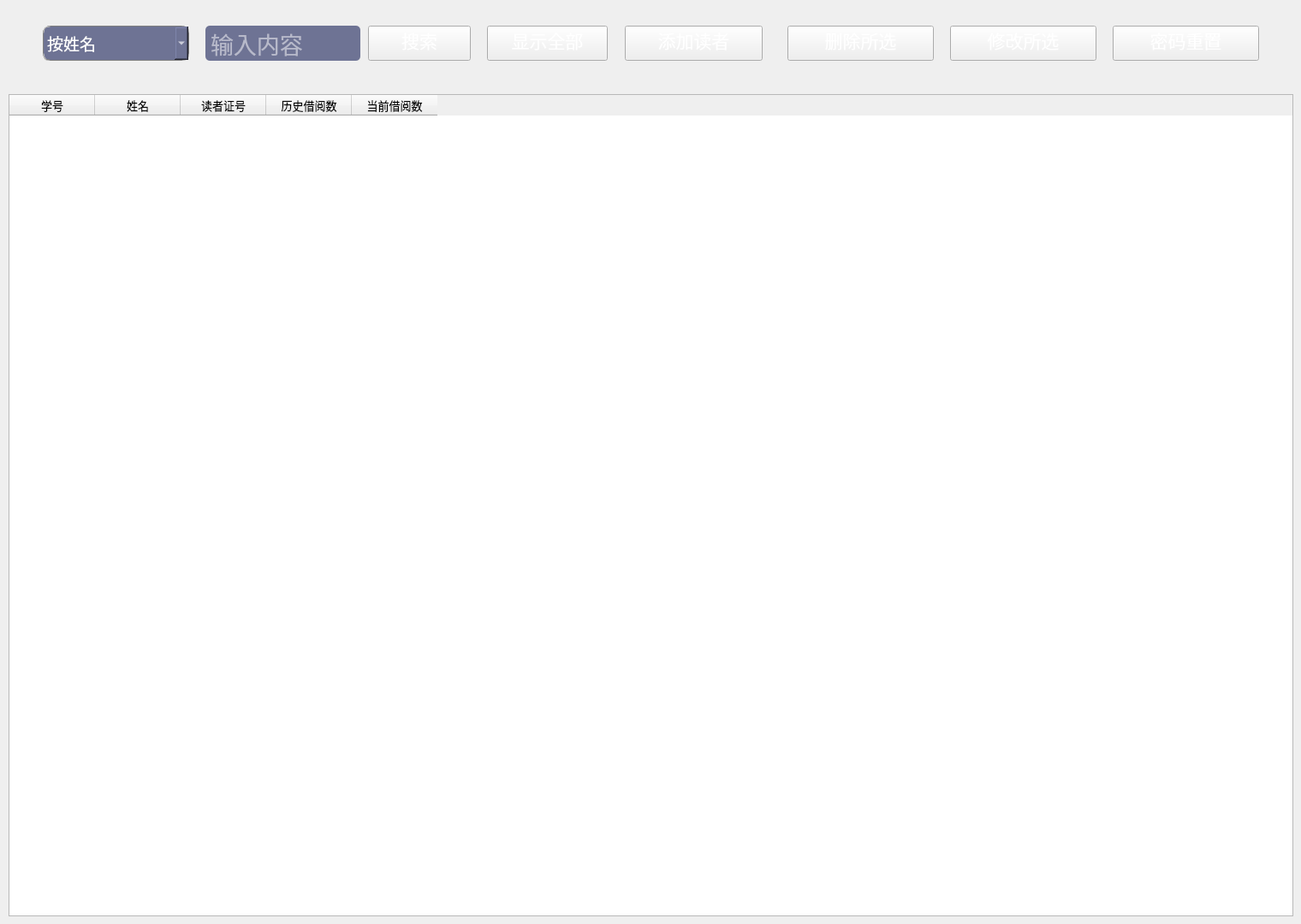
<?xml version="1.0" encoding="UTF-8"?>
<ui version="4.0">
 <class>ReaderM</class>
 <widget class="QWidget" name="ReaderM">
  <property name="geometry">
   <rect>
    <x>0</x>
    <y>0</y>
    <width>1520</width>
    <height>1080</height>
   </rect>
  </property>
  <property name="windowTitle">
   <string>Form</string>
  </property>
  <widget class="QPushButton" name="button_all">
   <property name="geometry">
    <rect>
     <x>569</x>
     <y>30</y>
     <width>141</width>
     <height>41</height>
    </rect>
   </property>
   <property name="font">
    <font>
     <family>楷体</family>
     <pointsize>16</pointsize>
     <weight>50</weight>
     <italic>false</italic>
     <bold>false</bold>
    </font>
   </property>
   <property name="styleSheet">
    <string notr="true">QPushButton{
font: 16pt &quot;楷体&quot;;
border-image: url(:/image/image/anniu.png);
	color: rgb(255, 255, 255);
    padding-top:-8px;
}
 
QPushButton:hover{
font: 16pt &quot;楷体&quot;;
border-image: url(:/image/image/anniu2.png);
color: rgb(255, 255, 255);
padding-top:-8px;
}
QPushButton:pressed{
font: 16pt &quot;楷体&quot;;
border-image: url(:/image/image/anniu2.png);
color: rgb(255, 255, 255);
padding-top:-8px;
}</string>
   </property>
   <property name="text">
    <string>显示全部</string>
   </property>
  </widget>
  <widget class="QPushButton" name="button_search">
   <property name="geometry">
    <rect>
     <x>430</x>
     <y>30</y>
     <width>120</width>
     <height>41</height>
    </rect>
   </property>
   <property name="font">
    <font>
     <family>楷体</family>
     <pointsize>16</pointsize>
     <weight>50</weight>
     <italic>false</italic>
     <bold>false</bold>
    </font>
   </property>
   <property name="styleSheet">
    <string notr="true">QPushButton{
font: 16pt &quot;楷体&quot;;
border-image: url(:/image/image/anniu.png);
	color: rgb(255, 255, 255);
    padding-top:-8px;
}
 
QPushButton:hover{
font: 16pt &quot;楷体&quot;;
border-image: url(:/image/image/anniu2.png);
color: rgb(255, 255, 255);
padding-top:-8px;
}
QPushButton:pressed{
font: 16pt &quot;楷体&quot;;
border-image: url(:/image/image/anniu2.png);
color: rgb(255, 255, 255);
padding-top:-8px;
}</string>
   </property>
   <property name="text">
    <string>搜索</string>
   </property>
  </widget>
  <widget class="QLineEdit" name="searchle">
   <property name="geometry">
    <rect>
     <x>240</x>
     <y>30</y>
     <width>181</width>
     <height>41</height>
    </rect>
   </property>
   <property name="font">
    <font>
     <family>楷体</family>
     <pointsize>20</pointsize>
     <weight>50</weight>
     <italic>false</italic>
     <bold>false</bold>
    </font>
   </property>
   <property name="acceptDrops">
    <bool>false</bool>
   </property>
   <property name="styleSheet">
    <string notr="true">font: 20pt &quot;楷体&quot;;
border-radius:5px;
color: rgb(255, 255, 255);
padding:2px 4px;
background-color:rgb(110,115,148);</string>
   </property>
   <property name="maxLength">
    <number>16</number>
   </property>
   <property name="placeholderText">
    <string>输入内容</string>
   </property>
   <property name="clearButtonEnabled">
    <bool>true</bool>
   </property>
  </widget>
  <widget class="QComboBox" name="searchbox">
   <property name="geometry">
    <rect>
     <x>50</x>
     <y>30</y>
     <width>171</width>
     <height>41</height>
    </rect>
   </property>
   <property name="font">
    <font>
     <family>楷体</family>
     <pointsize>14</pointsize>
     <weight>50</weight>
     <italic>false</italic>
     <bold>false</bold>
    </font>
   </property>
   <property name="acceptDrops">
    <bool>false</bool>
   </property>
   <property name="styleSheet">
    <string notr="true">font: 14pt &quot;楷体&quot;;
border:1px groove gray;
border-radius:8px;
padding:2px 4px;
color: rgb(255, 255, 255);
background-color: rgb(110,115,148);</string>
   </property>
   <item>
    <property name="text">
     <string>按姓名</string>
    </property>
   </item>
   <item>
    <property name="text">
     <string>按读者证号</string>
    </property>
   </item>
   <item>
    <property name="text">
     <string>按学号</string>
    </property>
   </item>
  </widget>
  <widget class="QPushButton" name="button_add">
   <property name="geometry">
    <rect>
     <x>730</x>
     <y>30</y>
     <width>161</width>
     <height>41</height>
    </rect>
   </property>
   <property name="font">
    <font>
     <family>楷体</family>
     <pointsize>16</pointsize>
     <weight>50</weight>
     <italic>false</italic>
     <bold>false</bold>
    </font>
   </property>
   <property name="styleSheet">
    <string notr="true">QPushButton{
font: 16pt &quot;楷体&quot;;
border-image: url(:/image/image/anniu.png);
	color: rgb(255, 255, 255);
    padding-top:-8px;
}
 
QPushButton:hover{
font: 16pt &quot;楷体&quot;;
border-image: url(:/image/image/anniu2.png);
color: rgb(255, 255, 255);
padding-top:-8px;
}
QPushButton:pressed{
font: 16pt &quot;楷体&quot;;
border-image: url(:/image/image/anniu2.png);
color: rgb(255, 255, 255);
padding-top:-8px;
}</string>
   </property>
   <property name="text">
    <string>添加读者</string>
   </property>
  </widget>
  <widget class="QPushButton" name="button_delete">
   <property name="geometry">
    <rect>
     <x>920</x>
     <y>30</y>
     <width>171</width>
     <height>41</height>
    </rect>
   </property>
   <property name="font">
    <font>
     <family>楷体</family>
     <pointsize>16</pointsize>
     <weight>50</weight>
     <italic>false</italic>
     <bold>false</bold>
    </font>
   </property>
   <property name="styleSheet">
    <string notr="true">QPushButton{
font: 16pt &quot;楷体&quot;;
border-image: url(:/image/image/anniu.png);
	color: rgb(255, 255, 255);
    padding-top:-8px;
}
 
QPushButton:hover{
font: 16pt &quot;楷体&quot;;
border-image: url(:/image/image/anniu2.png);
color: rgb(255, 255, 255);
padding-top:-8px;
}
QPushButton:pressed{
font: 16pt &quot;楷体&quot;;
border-image: url(:/image/image/anniu2.png);
color: rgb(255, 255, 255);
padding-top:-8px;
}</string>
   </property>
   <property name="text">
    <string>删除所选</string>
   </property>
  </widget>
  <widget class="QTableWidget" name="tableWidget">
   <property name="geometry">
    <rect>
     <x>10</x>
     <y>110</y>
     <width>1501</width>
     <height>961</height>
    </rect>
   </property>
   <property name="font">
    <font>
     <family>楷体</family>
     <pointsize>10</pointsize>
     <weight>50</weight>
     <italic>false</italic>
     <bold>false</bold>
    </font>
   </property>
   <property name="contextMenuPolicy">
    <enum>Qt::DefaultContextMenu</enum>
   </property>
   <property name="styleSheet">
    <string notr="true">font: 10pt &quot;楷体&quot;;</string>
   </property>
   <column>
    <property name="text">
     <string>学号</string>
    </property>
   </column>
   <column>
    <property name="text">
     <string>姓名</string>
    </property>
   </column>
   <column>
    <property name="text">
     <string>读者证号</string>
    </property>
   </column>
   <column>
    <property name="text">
     <string>历史借阅数</string>
    </property>
   </column>
   <column>
    <property name="text">
     <string>当前借阅数</string>
    </property>
   </column>
  </widget>
  <widget class="QPushButton" name="button_modify">
   <property name="geometry">
    <rect>
     <x>1110</x>
     <y>30</y>
     <width>171</width>
     <height>41</height>
    </rect>
   </property>
   <property name="font">
    <font>
     <family>楷体</family>
     <pointsize>16</pointsize>
     <weight>50</weight>
     <italic>false</italic>
     <bold>false</bold>
    </font>
   </property>
   <property name="styleSheet">
    <string notr="true">QPushButton{
font: 16pt &quot;楷体&quot;;
border-image: url(:/image/image/anniu.png);
	color: rgb(255, 255, 255);
    padding-top:-8px;
}
 
QPushButton:hover{
font: 16pt &quot;楷体&quot;;
border-image: url(:/image/image/anniu2.png);
color: rgb(255, 255, 255);
padding-top:-8px;
}
QPushButton:pressed{
font: 16pt &quot;楷体&quot;;
border-image: url(:/image/image/anniu2.png);
color: rgb(255, 255, 255);
padding-top:-8px;
}</string>
   </property>
   <property name="text">
    <string>修改所选</string>
   </property>
  </widget>
  <widget class="QPushButton" name="button_setpas">
   <property name="geometry">
    <rect>
     <x>1300</x>
     <y>30</y>
     <width>171</width>
     <height>41</height>
    </rect>
   </property>
   <property name="font">
    <font>
     <family>楷体</family>
     <pointsize>16</pointsize>
     <weight>50</weight>
     <italic>false</italic>
     <bold>false</bold>
    </font>
   </property>
   <property name="styleSheet">
    <string notr="true">QPushButton{
font: 16pt &quot;楷体&quot;;
border-image: url(:/image/image/anniu.png);
	color: rgb(255, 255, 255);
    padding-top:-8px;
}
 
QPushButton:hover{
font: 16pt &quot;楷体&quot;;
border-image: url(:/image/image/anniu2.png);
color: rgb(255, 255, 255);
padding-top:-8px;
}
QPushButton:pressed{
font: 16pt &quot;楷体&quot;;
border-image: url(:/image/image/anniu2.png);
color: rgb(255, 255, 255);
padding-top:-8px;
}</string>
   </property>
   <property name="text">
    <string>密码重置</string>
   </property>
  </widget>
 </widget>
 <resources/>
 <connections/>
</ui>
